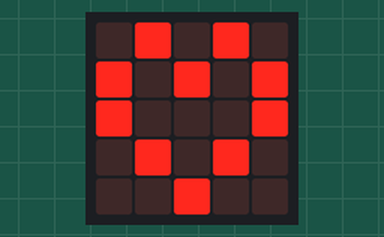
Bench run of a program on a simulated BBC micro:bit (MakeCode). Shown: the board's 5×5 LED display.

Above: at 0.61 s.

The program:

main.ts
```typescript
basic.forever(function () {
    basic.showLeds(`
        . . . . .
        . . . . .
        . . . . .
        . . . . .
        . . . . .
        `)
    basic.showLeds(`
        . # . # .
        # . # . #
        # . . . #
        . # . # .
        . . # . .
        `)
})
```

test.ts
```typescript
// test ender her, dette bliver ikke kompileret, når denne pakke bruges som en udvidelse.
```

Measured:
- what the display in image 0 shows lasts 0.4 s, from 0.4 s to 0.8 s
